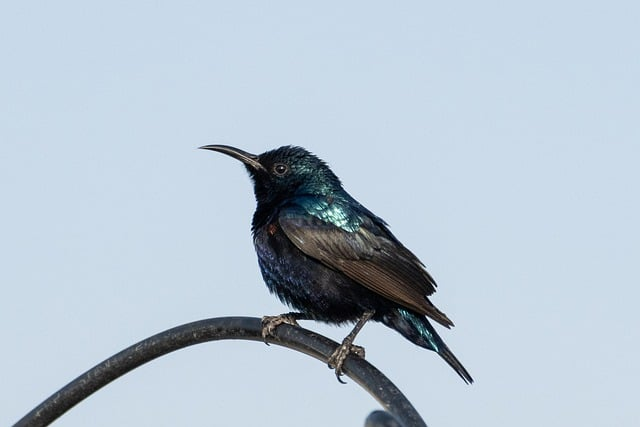
#> input picture data/bird1.jpg, 640 x 427 px
$ python Background_removal.py
#> lines starting #> are read from the running program, lines starting #| are printed output that depends on the picture
import cv2
import numpy as np
from tkinter import Tk, filedialog
import sys
print(sys.executable)


def select_image():
    """Allow the user to select an image file."""
    Tk().withdraw()  # Hide the main tkinter window
    file_path = filedialog.askopenfilename(
        title="Select an Image",
        filetypes=[("Image Files", "*.png;*.jpg;*.jpeg;*.bmp")]
    )
#> the answer given: data/bird1.jpg
    print(f"Selected file path: {file_path}")
    return file_path

def resize_for_display(image, width=800):
    """Resize the image to a specified width while maintaining aspect ratio."""
    height, orig_width = image.shape[:2]
    aspect_ratio = height / orig_width
    new_height = int(width * aspect_ratio)
    return cv2.resize(image, (width, new_height))

def process_and_display(image_path):
    """Process the selected image and display results using GrabCut."""
#> called with image_path = 'data/bird1.jpg'
    if not image_path:
        print("No image selected. Exiting...")
        return

    # Load the image
    try:
        image = cv2.imread(image_path)
#> image is the input picture: shape (427, 640, 3); mean B, G, R 209.8, 196.8, 182.4
        if image is None:
            raise ValueError("Unable to read the image. File may be corrupted or unsupported.")
    except Exception as e:
        print(f"Error: {e}")
        return

    print("Image loaded successfully!")

    original = image.copy()
    mask = np.zeros(image.shape[:2], dtype=np.uint8)

    # Define the initial rectangle for GrabCut
    height, width = image.shape[:2]
#> height = 427; width = 640
    rect = (10, 10, width - 20, height - 20)  # Slight margin from image borders
#> rect = (10, 10, 620, 407)

    # Initialize models needed by GrabCut
    bg_model = np.zeros((1, 65), np.float64)
    fg_model = np.zeros((1, 65), np.float64)

    # Apply GrabCut algorithm
    cv2.grabCut(image, mask, rect, bg_model, fg_model, 5, cv2.GC_INIT_WITH_RECT)

    # Refine the mask: Convert possible foreground/unknown to definite foreground
    mask2 = np.where((mask == 2) | (mask == 0), 0, 1).astype(np.uint8)

    # Apply the mask to the original image
    result = image * mask2[:, :, np.newaxis]
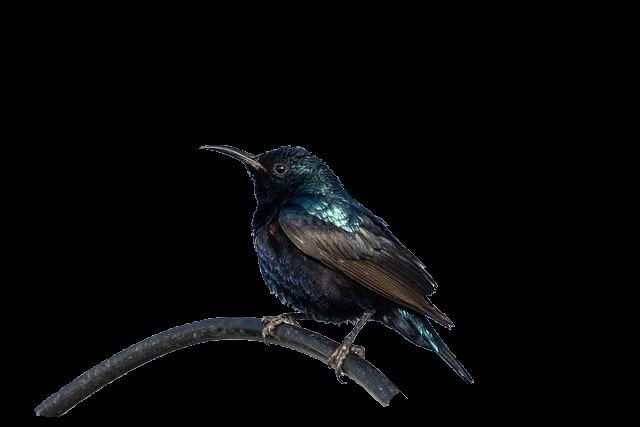
#> result: shape (427, 640, 3); mean B, G, R 7.3, 6.8, 6.2

    # Replace background with white
    white_background = image.copy()
    white_background[mask2 == 0] = [255, 255, 255]
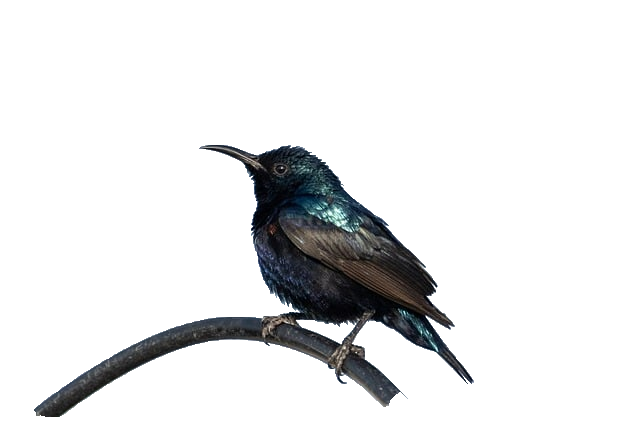
#> white_background: shape (427, 640, 3); mean B, G, R 230.7, 230.2, 229.6

    # Resize images for display
    original_resized = resize_for_display(original)
    mask_resized = resize_for_display((mask2 * 255).astype(np.uint8))
    result_resized = resize_for_display(white_background)

    # Display results in resized OpenCV windows
    cv2.namedWindow("Original Image", cv2.WINDOW_NORMAL)
    cv2.imshow("Original Image", original_resized)

    cv2.namedWindow("GrabCut Mask", cv2.WINDOW_NORMAL)
    cv2.imshow("GrabCut Mask", mask_resized)
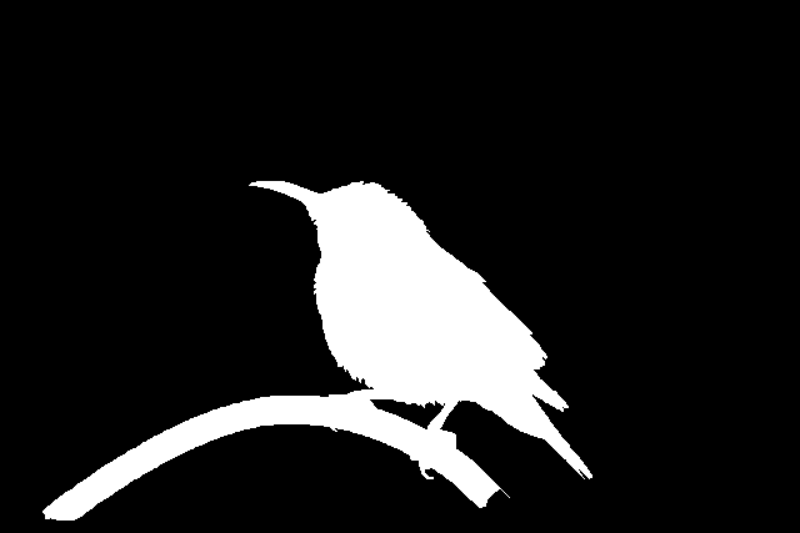
#> window 'GrabCut Mask': shape (533, 800); min 0, max 255, mean 31.6

    cv2.namedWindow("Final Result", cv2.WINDOW_NORMAL)
    cv2.imshow("Final Result", result_resized)

    # Save the processed result
    cv2.imwrite("grabcut_result.png", white_background)

    print("Press any key in the image windows to close them...")
    cv2.waitKey(0)
    cv2.destroyAllWindows()

def main():
    """Main function to handle user interaction."""
    print("Select an image file to process...")
    image_path = select_image()
    process_and_display(image_path)

if __name__ == "__main__":
    main()
